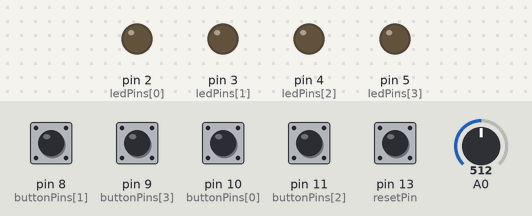
A sketch run on a simulated Arduino Uno, built with avr-gcc and run on an emulated ATmega328P. Parts: output pins drawn as LEDs (lit = HIGH). Dashed ring = blinking. Inputs (shaded band) come from the test bench; at power-on: pin 8 (buttonPins[1]), pin 9 (buttonPins[3]), pin 10 (buttonPins[0]), pin 11 (buttonPins[2]), pin 13 (resetPin) HIGH, A0 = 512. Random numbers use the default seed unless the sketch sets one.

Above: at 1.2 s.
1.3 s: pin 13 (resetPin) pulled LOW for 0.15 s
At 3.0 s:
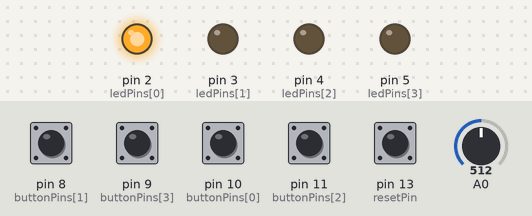
4.4 s: pin 10 (buttonPins[0]) pulled LOW for 0.15 s
At 7.3 s:
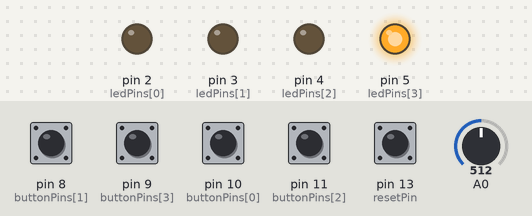
7.5 s: pin 8 (buttonPins[1]) pulled LOW for 1 s
At 8.1 s:
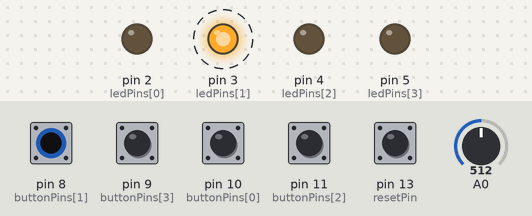
10.1 s: pin 13 (resetPin) pulled LOW for 1 s
At 13.0 s:
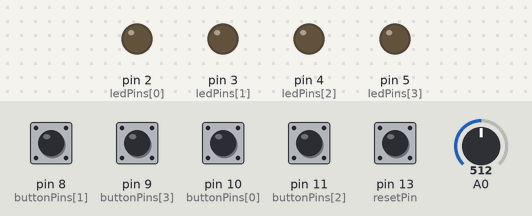
13.5 s: pin 11 (buttonPins[2]) pulled LOW for 0.15 s
At 13.6 s:
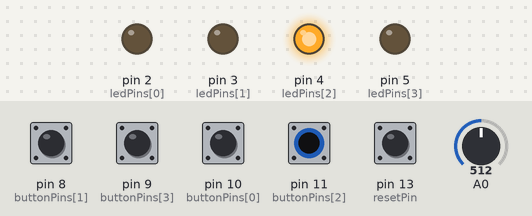
Timing chart, 0 to 16.2 s (numbered marks = the images above; inputs shaded):
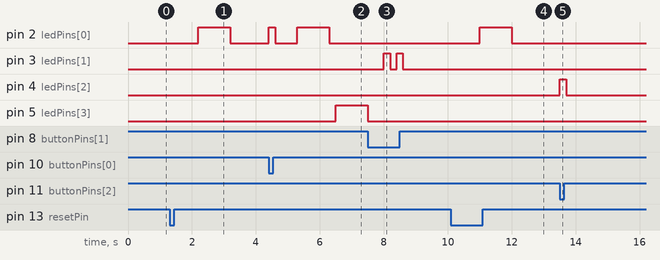

The sketch:

simon_final.ino
```cpp
#include <Arduino.h>

// Definição dos pinos
const int ledPins[] = {2, 3, 4, 5};
const int buttonPins[] = {10, 8, 11, 9};
const int resetPin = 13;

// Configurações do jogo
const int maxLevels = 5;
int gameSequence[maxLevels];
int playerSequence[maxLevels];
int currentLevel = 0;
int blinkSpeed = 1000;
bool resetFlag = false;

// Configuração inicial
void setup() {
  for (int i = 0; i < sizeof(ledPins) / sizeof(ledPins[0]); i++) {
    pinMode(ledPins[i], OUTPUT);
    pinMode(buttonPins[i], INPUT_PULLUP);
  }
  pinMode(resetPin, INPUT_PULLUP);
}

// Loop principal
void loop() {
  if (resetFlag) {
    initializeGame();
    resetFlag = false;
  }

  if (currentLevel == 0) {
    if (!digitalRead(resetPin)) {
      resetFlag = true;
    }
  } else {
    if (currentLevel <= maxLevels) {
      displaySequence();
      getPlayerSequence();
    } else {
      initializeGame();
    }
  }
}

// Inicializa o jogo
void initializeGame() {
  currentLevel = 1;
  randomSeed(analogRead(0));
  for (int i = 0; i < maxLevels; i++) {
    gameSequence[i] = random(0, 4);
  }
  delay(900);
}

// Mostra a sequência de LEDs
void displaySequence() {
  for (int i = 0; i < currentLevel; i++) {
    int ledToLight = gameSequence[i];
    digitalWrite(ledPins[ledToLight], HIGH);
    delay(blinkSpeed);
    digitalWrite(ledPins[ledToLight], LOW);
    delay(200);

    if (!digitalRead(resetPin)) {
      resetFlag = true;
      return;
    }
  }
  delay(300);
}

// Obtém a sequência do jogador
void getPlayerSequence() {
  int playerIndex = 0;
  while (playerIndex < currentLevel) {
    for (int i = 0; i < sizeof(buttonPins) / sizeof(buttonPins[0]); i++) {
      if (!digitalRead(buttonPins[i])) {
        playerSequence[playerIndex] = i;
        indicateButtonPress(i);
        playerIndex++;
        break; // Sair do for para evitar múltiplas leituras
      }
    }
  }
  validatePlayerSequence();
}

// Acende e apaga o LED correspondente ao botão pressionado
void indicateButtonPress(int buttonIndex) {
  digitalWrite(ledPins[buttonIndex], HIGH);
  delay(200);
  digitalWrite(ledPins[buttonIndex], LOW);
  delay(200);
}

// Valida a sequência inserida pelo jogador
void validatePlayerSequence() {
  for (int i = 0; i < currentLevel; i++) {
    if (playerSequence[i] != gameSequence[i]) {
      awaitResetPress();
      return;
    }
  }
  currentLevel++;
  delay(500);
}

// Aguarda o pressionamento do botão de reset
void awaitResetPress() {
  while (digitalRead(resetPin)) {
    // Espera ativa
  }
  initializeGame();
}
```

Measured:
- after the input at 1.3 s, pin 2 (ledPins[0]): LOW → HIGH after 0.90 s, → LOW 1.0 s later
- after the input at 4.4 s, pin 2 (ledPins[0]): LOW → HIGH at once, → LOW 0.20 s later, → HIGH 0.70 s later, → LOW 1.0 s later; pin 5 (ledPins[3]): LOW → HIGH after 2.1 s
- after the input at 7.5 s, pin 3 (ledPins[1]): alternates HIGH for 0.20 s and LOW for 0.20 s, 4 changes in all, then stays LOW, starting after 0.50 s
- after the input at 10.1 s, pin 2 (ledPins[0]): LOW → HIGH after 0.90 s, → LOW 1.0 s later
- after the input at 13.5 s, pin 4 (ledPins[2]): LOW → HIGH at once, → LOW 0.20 s later
